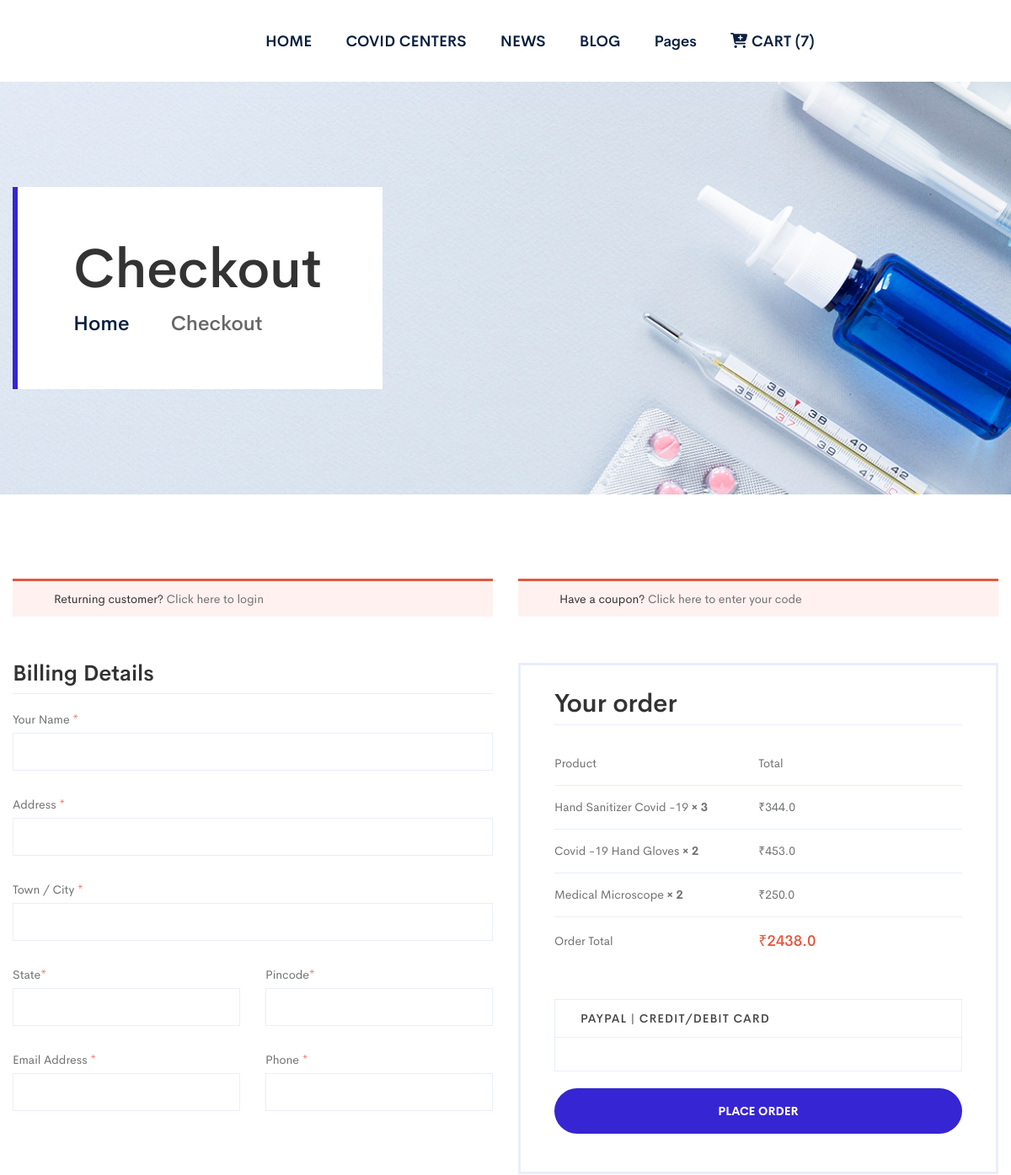
Before: /shop/checkout/ (signed in, upper part) with the older database file.
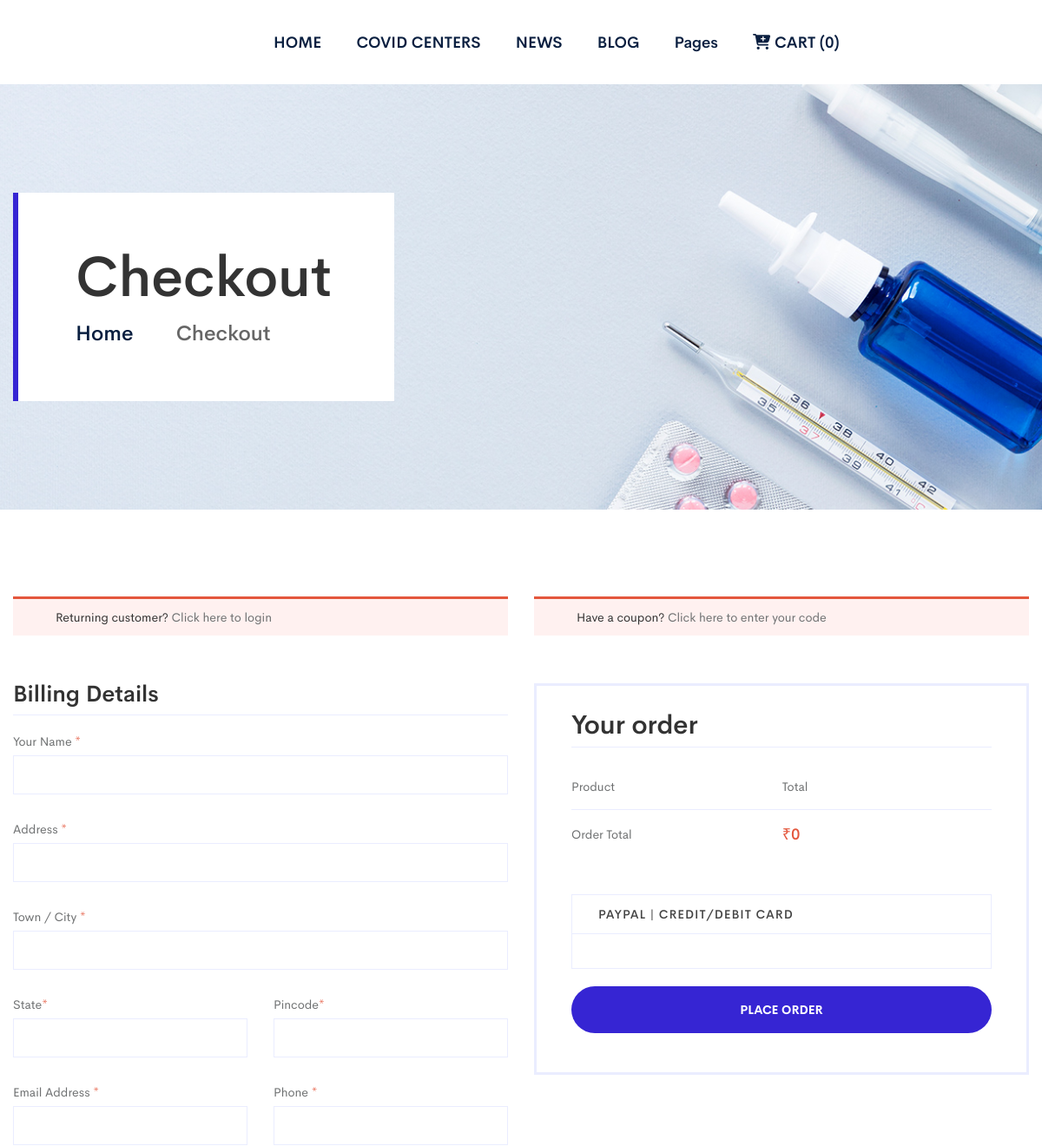
After: the same page with the newer database file.
### ecommerce/models.py (models this page shows, shortened)
class OrderItem(models.Model):
    product = models.ForeignKey (Product, on_delete=models.SET_NULL, null=True)
    order = models.ForeignKey(Order, on_delete=models. SET_NULL, null=True)
    quantity = models.IntegerField(default=0, null=True, blank=True)
    date_added = models.DateTimeField(auto_now_add=True)
    @property
    def get_total(self):
        total = self.product.price * self.quantity
        return total

class Product(models.Model):
    name = models.CharField(max_length=200, null=True)
    price = models.FloatField()
    created_date = models.DateTimeField(auto_now_add=True,null=True, blank=True)
    image = models.ImageField(null=True, blank=True, upload_to='shop_imgs')
    image2 = models.ImageField(null=True, blank=True, upload_to='shop_imgs')
    digital = models.BooleanField(default=False,null=True, blank=True)
    slug = AutoSlugField(populate_from= 'name',   unique=True, null=True, default=None)
    desc = models.TextField(null=True, blank=True)
    high = HTMLField()
    covidEssentials = models.BooleanField(default=True)
    equipments = models.BooleanField(default=True)
    others = models.BooleanField(default=True)

class Order(models.Model):
    customer = models.ForeignKey(Customer, on_delete=models.SET_NULL, null=True, blank=True)
    date_ordered = models.DateTimeField(auto_now_add=True)
    complete = models.BooleanField(default=False)
    transaction_id = models.CharField(max_length=100, null=True)
    @property
    def get_cart_total(self):
        orderitems = self.orderitem_set.all()
        total = sum([item.get_total for item in orderitems])
        return total
    @property
    def get_cart_items(self):
        orderitems = self.orderitem_set.all()
        total = sum([item.quantity for item in orderitems])
        return total

### ecommerce/views.py (the view)
# urls.py: path('shop/checkout/', views.checkout, name = 'checkout'),
def checkout(request):
    if request.user.is_authenticated:
        customer = request.user.customer
        order, created = Order.objects.get_or_create(customer=customer, complete=False)
        items = order.orderitem_set.all()
        cartItems = order.get_cart_items
    else:
        cookieData = cookieCart(request)
        cartItems = cookieData['cartItems']
        order = cookieData['order']
        items = cookieData['items']
    context = {
        'items':items,
        'order':order,
        'cartitems': cartItems,
    }
    return render(request, 'ecommerce/checkout.html', context)

### ecommerce/templates/ecommerce/checkout.html (shortened to what the changed rows need)
{% extends 'ecommerce/ecincludes/ecbase.html' %}
{% load static %}
    {% block body %}
        {% block header %}
        {% include 'ecommerce/ecincludes/echeader.html' %}
        {% endblock %}
        <main>
            <div class="breadcrumb-area pt-125 pb-125" style="background-image:url(/static/ecom/imgecom/bg/04.jpg)">
                <div class="container">
                    <div class="row">
                        <div class="col-xl-12">
                            <div class="breadcrumb-wrapper">
                                <div class="breadcrumb-text">
                                    <h2>Checkout</h2>
                                </div>
                            </div>
                        </div>
                    </div>
                </div>
            </div>
            <section class="checkout-area pb-70">
                <div class="container">
                    <form id="form" action="#">
                        <div class="row">
                            <div class="col-lg-6">
                                <div class="your-order mb-30 ">
                                    <div class="your-order-table table-responsive">
                                        <table>
                                            <thead>
                                                <tr>
                                                    <th class="product-name">Product</th>
                                                    <th class="product-total">Total</th>
                                                </tr>
                                            </thead>
                                            <tbody>
                                                {% for item in items %}
                                                <tr class="cart_item">
                                                    <td class="product-name">
                                                        {{ item.product.name }} <strong class="product-quantity"> × {{item.quantity}}</strong>
                                                    </td>
                                                    <td class="product-total">
                                                        <span class="amount">₹{{ item.product.price }}</span>
                                                    </td>
                                                </tr>
                                                {% endfor %}
                                            </tbody>
                                            <tfoot>
                                                <tr class="order-total">
                                                    <th>Order Total</th>
                                                    <td><strong><span class="amount">₹{{order.get_cart_total}}</span></strong>
                                                    </td>
                                                </tr>
                                            </tfoot>
                                        </table>
                                    </div>
                                </div>
                            </div>
                        </div>
                    </form>
                </div>
            </section>
        </main>
    {% endblock %}

Changed rows visible on the page:
removed OrderItem: product.name "Hand Sanitizer Covid -19", quantity "3", product.price "344.0"
removed OrderItem: product.name "Covid -19 Hand Gloves", quantity "2", product.price "453.0"
removed OrderItem: product.name "Medical Microscope", quantity "2", product.price "250.0"
removed Order: get_cart_total "2438.0"
added Order: get_cart_total "0"
Other visible differences:
{{ cartitems }}: "7" → "0"
